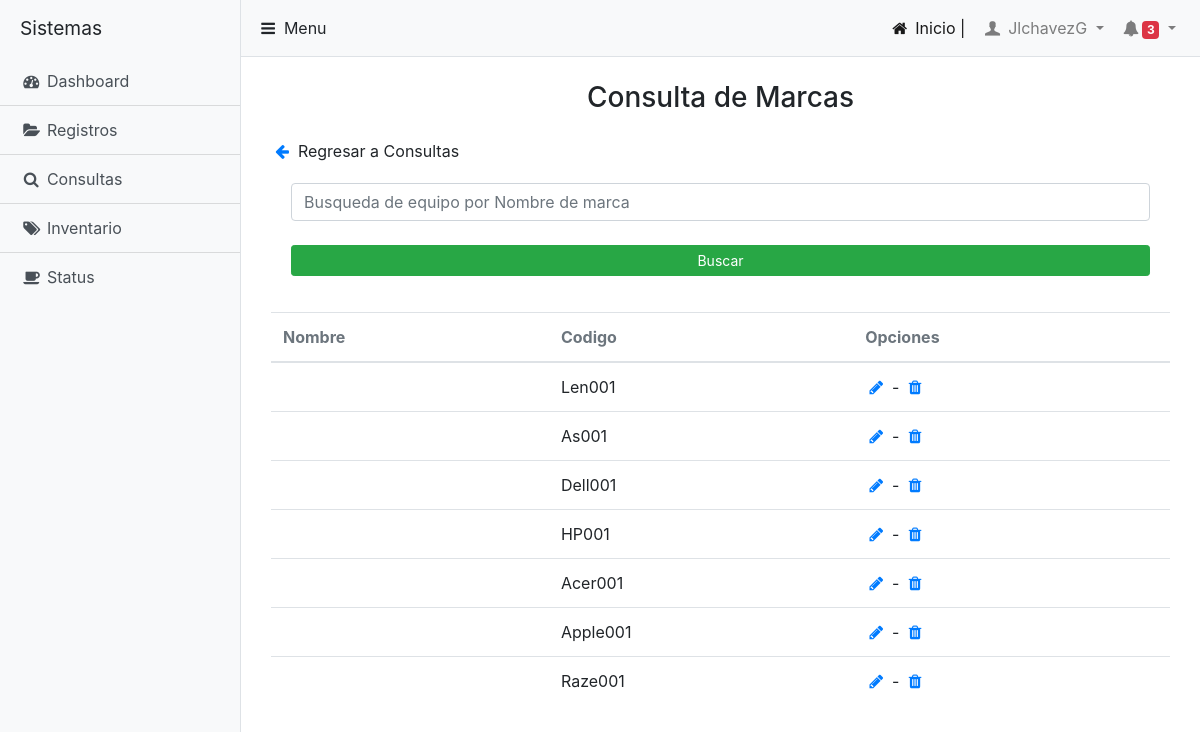
The page /CMarcas.php (signed in) on the database its author committed.
### tables this page shows
CREATE TABLE `Marcas` (
  `Id_Marca` int(11) NOT NULL,
  `Nombre` varchar(255) NOT NULL,
  `Codigo` varchar(255) NOT NULL
);

### CMarcas.php (the view, shortened to what this page needs)
<?php
include 'includes/conecta.php';
$usuario = $_SESSION['Usuario'];
$consulta = "SELECT * FROM Usuarios WHERE Usuario = '".$usuario."'";
$respuesta = $conecta->query($consulta);
$fila = $respuesta->fetch_array();
if ($fila > 0) {
  $user = $fila;
}
$where = "";
$buscar = "SELECT * FROM Marcas $where";
$busca = $conecta->query($buscar);
?>
<!DOCTYPE html>
<html lang="en" dir="ltr">
  <head>
    <link rel="stylesheet" href="css/bootstrap.css">
    <link rel="stylesheet" href="css/fontello.css">
    <link rel="stylesheet" href="css/simple-sidebar.css">
    <link rel="stylesheet" href="css/pace.css">
  </head>
  <body>
    <div class="d-flex" id="wrapper">
      <?php
              $sidebar = $user['Id_Nivel']; if ($sidebar == 1) { include 'includes/sidebarS.php'; } elseif ($sidebar == 2){ include 'includes/sidebarA.php'; } else { include 'includes/sidebarU.php';}
         ?>
      <div id="page-content-wrapper">
           <?php include 'includes/barra.php'; ?>
             <div class="container-fluid">
                 <h3 class="mt-4 text text-center">Consulta de Marcas</h3>
                       <div class="container py-3">
                          <a href="ConsultasS.php"><span class="icon-left-big"></span></a> Regresar a Consultas
                           <div class="card-body">
                              <form class="" action="<?php echo $_SERVER['PHP_SELF']; ?>" method="post">
                                <input type="text" name="Serie" class="form-control" placeholder="Busqueda de equipo por Nombre de marca">
                                <br><button type="submit" name="submit" class="btn btn-success btn-sm btn-block" id="submit">Buscar</button>
                              </form>
                           </div>
                            <div class="table-responsive py-3 table-hover" id="TablaUsuario">
                              <?php if ($busca > 0){  ?>
                               <table class="table">
                                  <thead class="text-muted">
                                     <th>Nombre</th>
                                     <th>Codigo</th>
                                     <th>Opciones</th>
                                  </thead>
                                  <tbody>
                                    <?php while($row = $busca->fetch_assoc()){ ?>
                                     <tr>
                                       <td><?php echo $row['NombreM']; ?></td>
                                       <td><?php echo $row['Codigo']; ?></td>
                                       <td><a href="Marcas.php?Id_Marca=<?php echo $row['Id_Marca'] ?>"><span class="icon-pencil"></span></a> - <a href="./includes/Eliminar_marca.php?Id_Marca=<?php echo $row['Id_Marca'] ?>" onclick = "confirm(¿Estas Seguro de querer Eliminar el registro?);"><span class="icon-trash"></span></a></td>
                                     </tr>
                                   <?php } ?>
                                  </tbody>
                               </table>
                               <?php } ?>
                            </div>
                            </div>
                       </div>
                  </div>
              </div>
   </body>
</html>

### css/simple-sidebar.css (style rules this page uses)
#wrapper { overflow-x: hidden; }
#page-content-wrapper { min-width: 100vw; }
@media (min-width: 768px) { #page-content-wrapper { min-width: 0; width: 100%; } }

### rows shown on the page
marcas: Codigo "Len001"
marcas: Codigo "As001"
marcas: Codigo "Dell001"
marcas: Codigo "HP001"
marcas: Codigo "Acer001"
marcas: Codigo "Apple001"
marcas: Codigo "Raze001"

### other values the page prints
$usuario "JlchavezG"
$count "3"
